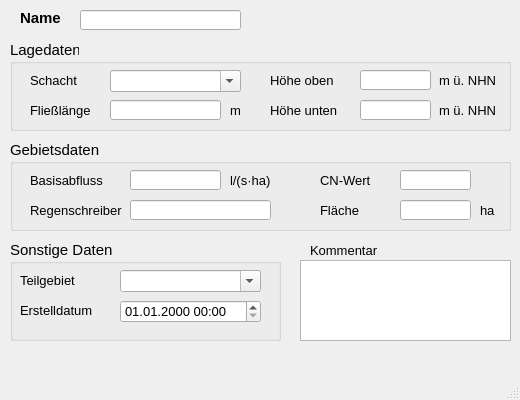
<?xml version="1.0" encoding="UTF-8"?>
<ui version="4.0">
 <class>MainWindow</class>
 <widget class="QMainWindow" name="MainWindow">
  <property name="enabled">
   <bool>true</bool>
  </property>
  <property name="geometry">
   <rect>
    <x>0</x>
    <y>0</y>
    <width>520</width>
    <height>400</height>
   </rect>
  </property>
  <property name="minimumSize">
   <size>
    <width>520</width>
    <height>400</height>
   </size>
  </property>
  <property name="font">
   <font>
    <family>Tahoma</family>
    <pointsize>10</pointsize>
   </font>
  </property>
  <property name="windowTitle">
   <string>Aussengebiete gem. HYSTEM-EXTRAN</string>
  </property>
  <widget class="QWidget" name="centralwidget">
   <widget class="QLabel" name="label">
    <property name="geometry">
     <rect>
      <x>20</x>
      <y>10</y>
      <width>46</width>
      <height>16</height>
     </rect>
    </property>
    <property name="font">
     <font>
      <family>Tahoma</family>
      <pointsize>11</pointsize>
      <weight>75</weight>
      <bold>true</bold>
     </font>
    </property>
    <property name="text">
     <string>Name</string>
    </property>
   </widget>
   <widget class="QLineEdit" name="gebnam">
    <property name="geometry">
     <rect>
      <x>80</x>
      <y>10</y>
      <width>161</width>
      <height>20</height>
     </rect>
    </property>
    <property name="toolTip">
     <string>&lt;html&gt;&lt;head/&gt;&lt;body&gt;&lt;p&gt;Eindeutige Bezeichnung&lt;/p&gt;&lt;/body&gt;&lt;/html&gt;</string>
    </property>
    <property name="statusTip">
     <string>Eindeutige Bezeichnung</string>
    </property>
   </widget>
   <widget class="QTextEdit" name="kommentar">
    <property name="geometry">
     <rect>
      <x>300</x>
      <y>260</y>
      <width>211</width>
      <height>81</height>
     </rect>
    </property>
    <property name="toolTip">
     <string>&lt;html&gt;&lt;head/&gt;&lt;body&gt;&lt;p&gt;Platz für zusätzliche Kommentare&lt;/p&gt;&lt;/body&gt;&lt;/html&gt;</string>
    </property>
    <property name="statusTip">
     <string>Platz für zusätzliche Kommentare</string>
    </property>
   </widget>
   <widget class="QLabel" name="label_19">
    <property name="geometry">
     <rect>
      <x>310</x>
      <y>240</y>
      <width>81</width>
      <height>21</height>
     </rect>
    </property>
    <property name="text">
     <string>Kommentar</string>
    </property>
   </widget>
   <widget class="QGroupBox" name="groupBox_3">
    <property name="geometry">
     <rect>
      <x>10</x>
      <y>240</y>
      <width>271</width>
      <height>101</height>
     </rect>
    </property>
    <property name="font">
     <font>
      <family>Tahoma</family>
      <pointsize>11</pointsize>
     </font>
    </property>
    <property name="title">
     <string>Sonstige Daten</string>
    </property>
    <widget class="QLabel" name="label_14">
     <property name="geometry">
      <rect>
       <x>10</x>
       <y>30</y>
       <width>71</width>
       <height>20</height>
      </rect>
     </property>
     <property name="font">
      <font>
       <family>Tahoma</family>
       <pointsize>10</pointsize>
      </font>
     </property>
     <property name="text">
      <string>Teilgebiet</string>
     </property>
    </widget>
    <widget class="QLabel" name="label_71">
     <property name="geometry">
      <rect>
       <x>10</x>
       <y>60</y>
       <width>151</width>
       <height>21</height>
      </rect>
     </property>
     <property name="font">
      <font>
       <family>Tahoma</family>
       <pointsize>10</pointsize>
      </font>
     </property>
     <property name="text">
      <string>Erstelldatum</string>
     </property>
    </widget>
    <widget class="QComboBox" name="teilgebiet">
     <property name="geometry">
      <rect>
       <x>110</x>
       <y>30</y>
       <width>141</width>
       <height>22</height>
      </rect>
     </property>
     <property name="font">
      <font>
       <family>Tahoma</family>
       <pointsize>10</pointsize>
      </font>
     </property>
     <property name="toolTip">
      <string>&lt;html&gt;&lt;head/&gt;&lt;body&gt;&lt;p&gt;Zuordnung zu definiertem Teilgebiet&lt;/p&gt;&lt;/body&gt;&lt;/html&gt;</string>
     </property>
     <property name="statusTip">
      <string>Zuordnung zu definiertem Teilgebiet</string>
     </property>
     <property name="editable">
      <bool>true</bool>
     </property>
    </widget>
    <widget class="QgsDateTimeEdit" name="createdat">
     <property name="geometry">
      <rect>
       <x>110</x>
       <y>60</y>
       <width>141</width>
       <height>23</height>
      </rect>
     </property>
     <property name="font">
      <font>
       <family>Tahoma</family>
       <pointsize>10</pointsize>
      </font>
     </property>
     <property name="currentSection">
      <enum>QDateTimeEdit::DaySection</enum>
     </property>
     <property name="displayFormat">
      <string>dd.MM.yyyy HH:mm</string>
     </property>
    </widget>
   </widget>
   <widget class="QGroupBox" name="groupBox_4">
    <property name="geometry">
     <rect>
      <x>10</x>
      <y>40</y>
      <width>501</width>
      <height>91</height>
     </rect>
    </property>
    <property name="font">
     <font>
      <family>Tahoma</family>
      <pointsize>11</pointsize>
      <weight>50</weight>
      <bold>false</bold>
     </font>
    </property>
    <property name="title">
     <string>Lagedaten</string>
    </property>
    <widget class="QLabel" name="label_20">
     <property name="geometry">
      <rect>
       <x>20</x>
       <y>30</y>
       <width>70</width>
       <height>21</height>
      </rect>
     </property>
     <property name="font">
      <font>
       <family>Tahoma</family>
       <pointsize>10</pointsize>
       <weight>50</weight>
       <bold>false</bold>
      </font>
     </property>
     <property name="text">
      <string>Schacht</string>
     </property>
    </widget>
    <widget class="QComboBox" name="schnam">
     <property name="geometry">
      <rect>
       <x>100</x>
       <y>30</y>
       <width>131</width>
       <height>22</height>
      </rect>
     </property>
     <property name="font">
      <font>
       <family>Tahoma</family>
       <pointsize>10</pointsize>
       <weight>50</weight>
       <bold>false</bold>
      </font>
     </property>
     <property name="toolTip">
      <string>&lt;html&gt;&lt;head/&gt;&lt;body&gt;&lt;p&gt;Schacht, an den das Außengebiet angeschlossen ist&lt;/p&gt;&lt;/body&gt;&lt;/html&gt;</string>
     </property>
     <property name="statusTip">
      <string>Schacht, an den das Außengebiet angeschlossen ist</string>
     </property>
     <property name="editable">
      <bool>true</bool>
     </property>
    </widget>
    <widget class="QLabel" name="label_12">
     <property name="geometry">
      <rect>
       <x>260</x>
       <y>30</y>
       <width>81</width>
       <height>21</height>
      </rect>
     </property>
     <property name="font">
      <font>
       <family>Tahoma</family>
       <pointsize>10</pointsize>
       <weight>50</weight>
       <bold>false</bold>
      </font>
     </property>
     <property name="text">
      <string>Höhe oben</string>
     </property>
    </widget>
    <widget class="QLineEdit" name="hoeheob">
     <property name="geometry">
      <rect>
       <x>350</x>
       <y>30</y>
       <width>71</width>
       <height>20</height>
      </rect>
     </property>
     <property name="font">
      <font>
       <family>Tahoma</family>
       <pointsize>10</pointsize>
       <weight>50</weight>
       <bold>false</bold>
      </font>
     </property>
     <property name="toolTip">
      <string/>
     </property>
     <property name="statusTip">
      <string/>
     </property>
    </widget>
    <widget class="QLabel" name="label_13">
     <property name="geometry">
      <rect>
       <x>429</x>
       <y>30</y>
       <width>61</width>
       <height>21</height>
      </rect>
     </property>
     <property name="font">
      <font>
       <family>Tahoma</family>
       <pointsize>10</pointsize>
       <weight>50</weight>
       <bold>false</bold>
      </font>
     </property>
     <property name="text">
      <string>m ü. NHN</string>
     </property>
    </widget>
    <widget class="QLabel" name="label_16">
     <property name="geometry">
      <rect>
       <x>260</x>
       <y>60</y>
       <width>81</width>
       <height>21</height>
      </rect>
     </property>
     <property name="font">
      <font>
       <family>Tahoma</family>
       <pointsize>10</pointsize>
       <weight>50</weight>
       <bold>false</bold>
      </font>
     </property>
     <property name="text">
      <string>Höhe unten</string>
     </property>
    </widget>
    <widget class="QLineEdit" name="hoeheun">
     <property name="geometry">
      <rect>
       <x>350</x>
       <y>60</y>
       <width>71</width>
       <height>20</height>
      </rect>
     </property>
     <property name="font">
      <font>
       <family>Tahoma</family>
       <pointsize>10</pointsize>
       <weight>50</weight>
       <bold>false</bold>
      </font>
     </property>
     <property name="toolTip">
      <string/>
     </property>
     <property name="statusTip">
      <string/>
     </property>
    </widget>
    <widget class="QLabel" name="label_15">
     <property name="geometry">
      <rect>
       <x>429</x>
       <y>60</y>
       <width>61</width>
       <height>21</height>
      </rect>
     </property>
     <property name="font">
      <font>
       <family>Tahoma</family>
       <pointsize>10</pointsize>
       <weight>50</weight>
       <bold>false</bold>
      </font>
     </property>
     <property name="text">
      <string>m ü. NHN</string>
     </property>
    </widget>
    <widget class="QLabel" name="label_8">
     <property name="geometry">
      <rect>
       <x>20</x>
       <y>60</y>
       <width>80</width>
       <height>21</height>
      </rect>
     </property>
     <property name="font">
      <font>
       <family>Tahoma</family>
       <pointsize>10</pointsize>
       <weight>50</weight>
       <bold>false</bold>
      </font>
     </property>
     <property name="text">
      <string>Fließlänge</string>
     </property>
    </widget>
    <widget class="QLineEdit" name="fliessweg">
     <property name="geometry">
      <rect>
       <x>100</x>
       <y>60</y>
       <width>111</width>
       <height>20</height>
      </rect>
     </property>
     <property name="font">
      <font>
       <family>Tahoma</family>
       <pointsize>10</pointsize>
       <weight>50</weight>
       <bold>false</bold>
      </font>
     </property>
     <property name="toolTip">
      <string>&lt;html&gt;&lt;head/&gt;&lt;body&gt;&lt;p&gt;Längster Fließweg&lt;/p&gt;&lt;/body&gt;&lt;/html&gt;</string>
     </property>
     <property name="statusTip">
      <string>Längster Fließweg</string>
     </property>
    </widget>
    <widget class="QLabel" name="label_17">
     <property name="geometry">
      <rect>
       <x>220</x>
       <y>60</y>
       <width>16</width>
       <height>21</height>
      </rect>
     </property>
     <property name="font">
      <font>
       <family>Tahoma</family>
       <pointsize>10</pointsize>
       <weight>50</weight>
       <bold>false</bold>
      </font>
     </property>
     <property name="text">
      <string>m</string>
     </property>
    </widget>
   </widget>
   <widget class="QGroupBox" name="groupBox_5">
    <property name="geometry">
     <rect>
      <x>10</x>
      <y>140</y>
      <width>501</width>
      <height>91</height>
     </rect>
    </property>
    <property name="font">
     <font>
      <family>Tahoma</family>
      <pointsize>11</pointsize>
      <weight>50</weight>
      <bold>false</bold>
     </font>
    </property>
    <property name="title">
     <string>Gebietsdaten</string>
    </property>
    <widget class="QLabel" name="label_10">
     <property name="geometry">
      <rect>
       <x>20</x>
       <y>30</y>
       <width>90</width>
       <height>21</height>
      </rect>
     </property>
     <property name="font">
      <font>
       <family>Tahoma</family>
       <pointsize>10</pointsize>
       <weight>50</weight>
       <bold>false</bold>
      </font>
     </property>
     <property name="text">
      <string>Basisabfluss</string>
     </property>
    </widget>
    <widget class="QLineEdit" name="basisabfluss">
     <property name="geometry">
      <rect>
       <x>120</x>
       <y>30</y>
       <width>91</width>
       <height>20</height>
      </rect>
     </property>
     <property name="font">
      <font>
       <family>Tahoma</family>
       <pointsize>10</pointsize>
       <weight>50</weight>
       <bold>false</bold>
      </font>
     </property>
     <property name="toolTip">
      <string>&lt;html&gt;&lt;head/&gt;&lt;body&gt;&lt;p&gt;Zufluss (konstant oder verknüpft mit einem Zeitmuster)&lt;/p&gt;&lt;/body&gt;&lt;/html&gt;</string>
     </property>
     <property name="statusTip">
      <string>Zufluss (konstant oder verknüpft mit einem Zeitmuster)</string>
     </property>
    </widget>
    <widget class="QLabel" name="label_18">
     <property name="geometry">
      <rect>
       <x>220</x>
       <y>30</y>
       <width>51</width>
       <height>21</height>
      </rect>
     </property>
     <property name="font">
      <font>
       <family>Tahoma</family>
       <pointsize>10</pointsize>
       <weight>50</weight>
       <bold>false</bold>
      </font>
     </property>
     <property name="text">
      <string>l/(s·ha)</string>
     </property>
    </widget>
    <widget class="QLabel" name="label_5">
     <property name="geometry">
      <rect>
       <x>20</x>
       <y>60</y>
       <width>100</width>
       <height>21</height>
      </rect>
     </property>
     <property name="font">
      <font>
       <family>Tahoma</family>
       <pointsize>10</pointsize>
       <weight>50</weight>
       <bold>false</bold>
      </font>
     </property>
     <property name="text">
      <string>Regenschreiber</string>
     </property>
    </widget>
    <widget class="QLineEdit" name="regenschreiber">
     <property name="geometry">
      <rect>
       <x>120</x>
       <y>60</y>
       <width>141</width>
       <height>20</height>
      </rect>
     </property>
     <property name="font">
      <font>
       <family>Tahoma</family>
       <pointsize>10</pointsize>
       <weight>50</weight>
       <bold>false</bold>
      </font>
     </property>
     <property name="toolTip">
      <string/>
     </property>
     <property name="statusTip">
      <string/>
     </property>
    </widget>
    <widget class="QLabel" name="label_4">
     <property name="geometry">
      <rect>
       <x>310</x>
       <y>30</y>
       <width>80</width>
       <height>21</height>
      </rect>
     </property>
     <property name="font">
      <font>
       <family>Tahoma</family>
       <pointsize>10</pointsize>
       <weight>50</weight>
       <bold>false</bold>
      </font>
     </property>
     <property name="text">
      <string>CN-Wert</string>
     </property>
    </widget>
    <widget class="QLineEdit" name="cn">
     <property name="geometry">
      <rect>
       <x>390</x>
       <y>30</y>
       <width>71</width>
       <height>20</height>
      </rect>
     </property>
     <property name="font">
      <font>
       <family>Tahoma</family>
       <pointsize>10</pointsize>
       <weight>50</weight>
       <bold>false</bold>
      </font>
     </property>
     <property name="toolTip">
      <string>&lt;html&gt;&lt;head/&gt;&lt;body&gt;&lt;p&gt;runoff curve-number (aus Tabelle i.d.R. 25 - 90)&lt;/p&gt;&lt;/body&gt;&lt;/html&gt;</string>
     </property>
     <property name="statusTip">
      <string>runoff curve-number (aus Tabelle i.d.R. 25 - 90)</string>
     </property>
    </widget>
    <widget class="QLabel" name="label_9">
     <property name="geometry">
      <rect>
       <x>310</x>
       <y>60</y>
       <width>51</width>
       <height>21</height>
      </rect>
     </property>
     <property name="font">
      <font>
       <family>Tahoma</family>
       <pointsize>10</pointsize>
       <weight>50</weight>
       <bold>false</bold>
      </font>
     </property>
     <property name="text">
      <string>Fläche</string>
     </property>
    </widget>
    <widget class="QLineEdit" name="flaeche">
     <property name="enabled">
      <bool>true</bool>
     </property>
     <property name="geometry">
      <rect>
       <x>390</x>
       <y>60</y>
       <width>71</width>
       <height>20</height>
      </rect>
     </property>
     <property name="font">
      <font>
       <family>Tahoma</family>
       <pointsize>10</pointsize>
       <weight>50</weight>
       <italic>true</italic>
       <bold>false</bold>
      </font>
     </property>
     <property name="toolTip">
      <string/>
     </property>
     <property name="statusTip">
      <string/>
     </property>
     <property name="inputMask">
      <string/>
     </property>
     <property name="text">
      <string/>
     </property>
     <property name="readOnly">
      <bool>true</bool>
     </property>
    </widget>
    <widget class="QLabel" name="label_21">
     <property name="geometry">
      <rect>
       <x>470</x>
       <y>60</y>
       <width>21</width>
       <height>21</height>
      </rect>
     </property>
     <property name="font">
      <font>
       <family>Tahoma</family>
       <pointsize>10</pointsize>
       <weight>50</weight>
       <bold>false</bold>
      </font>
     </property>
     <property name="text">
      <string>ha</string>
     </property>
    </widget>
   </widget>
  </widget>
  <widget class="QMenuBar" name="menubar">
   <property name="geometry">
    <rect>
     <x>0</x>
     <y>0</y>
     <width>520</width>
     <height>22</height>
    </rect>
   </property>
  </widget>
  <widget class="QStatusBar" name="statusbar"/>
 </widget>
 <customwidgets>
  <customwidget>
   <class>QgsDateTimeEdit</class>
   <extends>QDateTimeEdit</extends>
   <header>qgsdatetimeedit.h</header>
  </customwidget>
 </customwidgets>
 <tabstops>
  <tabstop>gebnam</tabstop>
  <tabstop>schnam</tabstop>
  <tabstop>regenschreiber</tabstop>
  <tabstop>teilgebiet</tabstop>
  <tabstop>createdat</tabstop>
  <tabstop>hoeheob</tabstop>
  <tabstop>hoeheun</tabstop>
  <tabstop>fliessweg</tabstop>
  <tabstop>basisabfluss</tabstop>
  <tabstop>cn</tabstop>
  <tabstop>flaeche</tabstop>
  <tabstop>kommentar</tabstop>
 </tabstops>
 <resources/>
 <connections/>
</ui>
